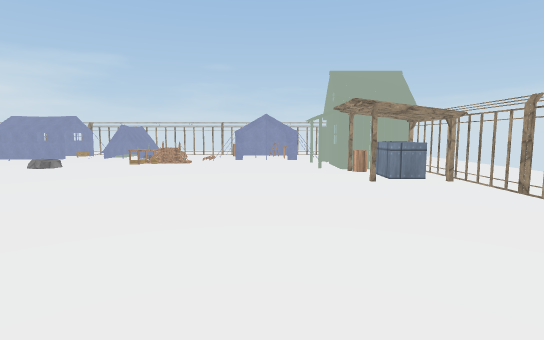
view 1 (above)

24 first-person views from a walk through a Unity game level. The camera is 1.5 m above the floor, tilts 6° down and sees 80° across. The floor is counted in squares, 1 m on a side. Each view is taken from the middle of a square. On the plan, view 1 faces up. The plan holds only what a view shows up to about 15 squares ahead; the rest is blank. The place goes on beyond the plan. Surface patterns are stand-ins for the level's own textures.

view 2
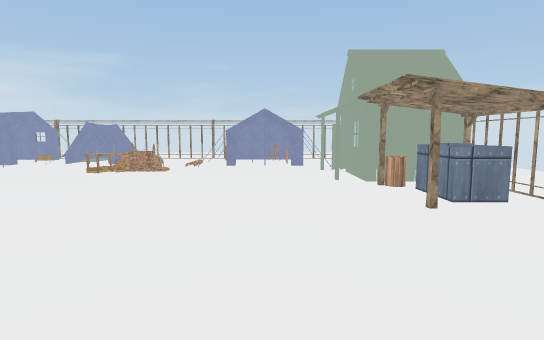

view 3
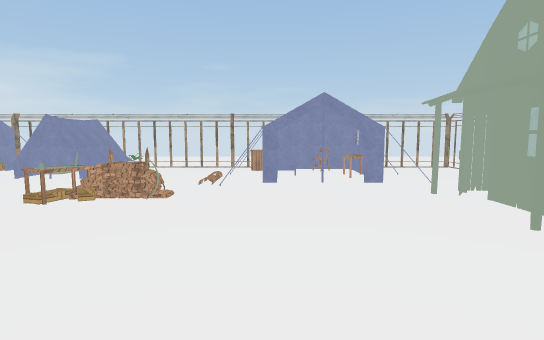

view 4
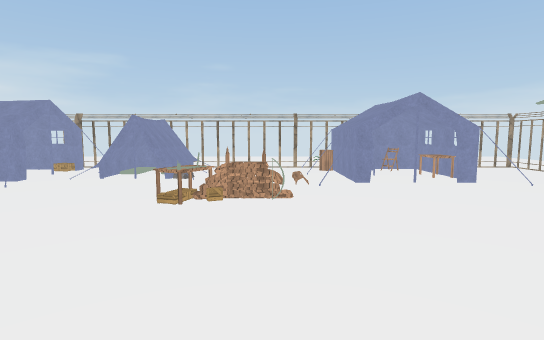

view 5
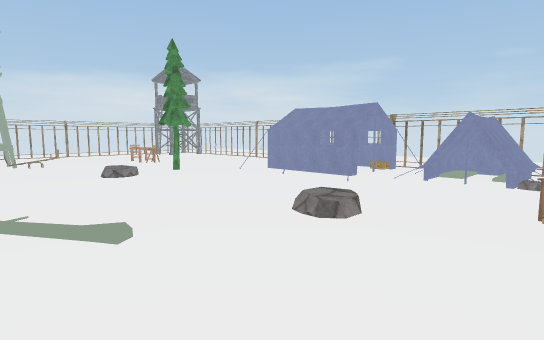

view 6
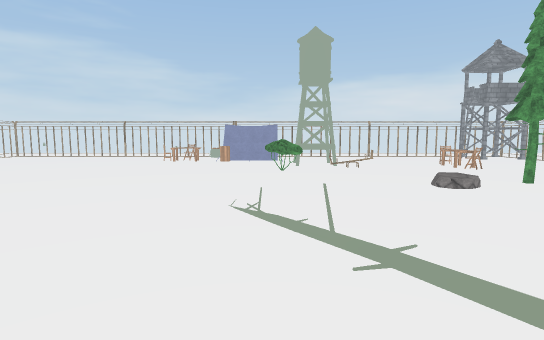

view 7
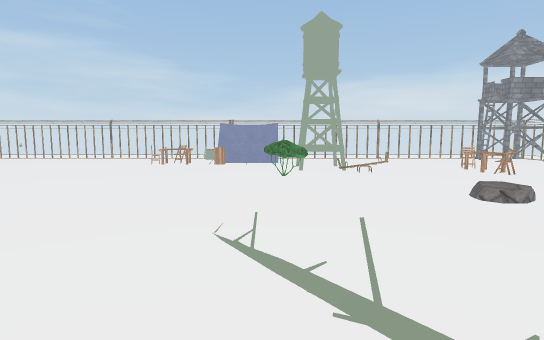

view 8
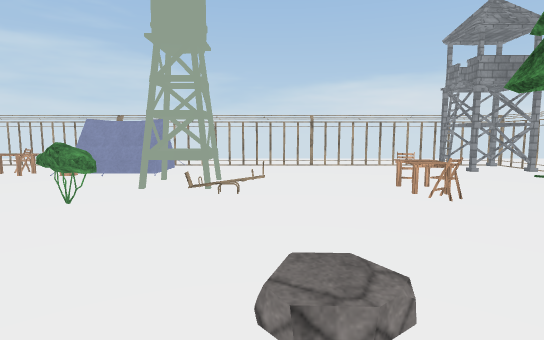

view 9
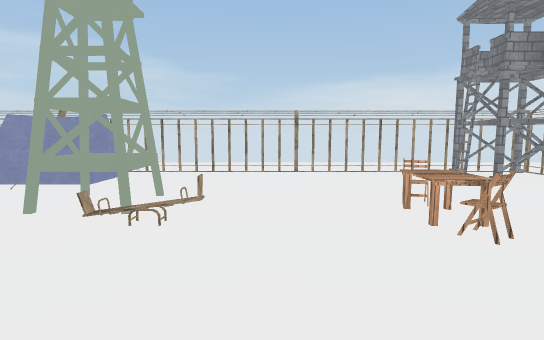

view 10
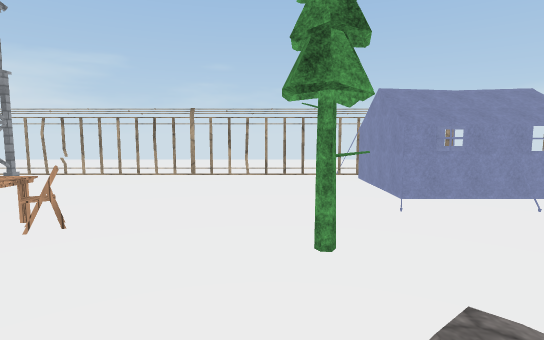

view 11
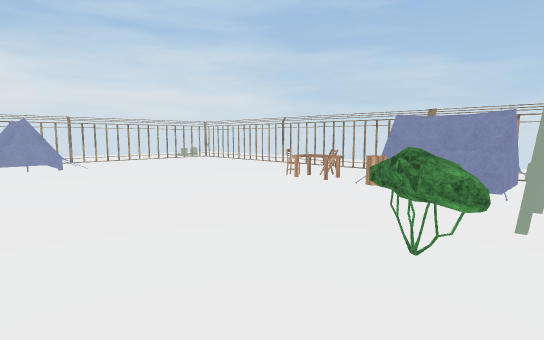

view 12
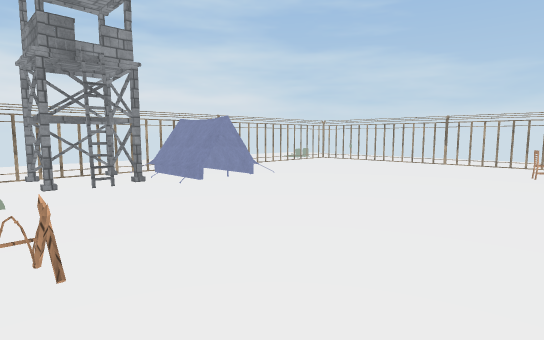

view 13
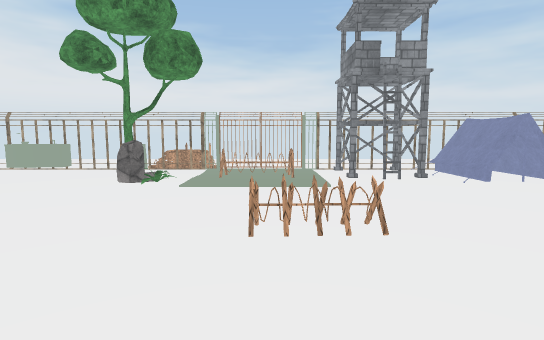

view 14
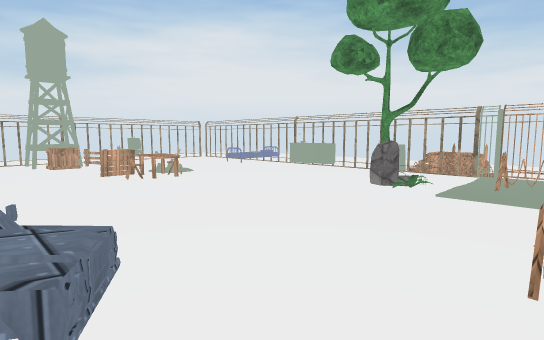

view 15
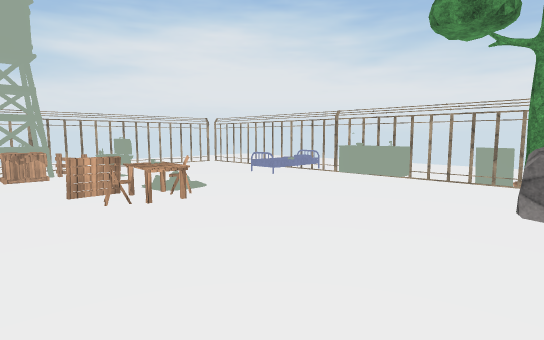

view 16
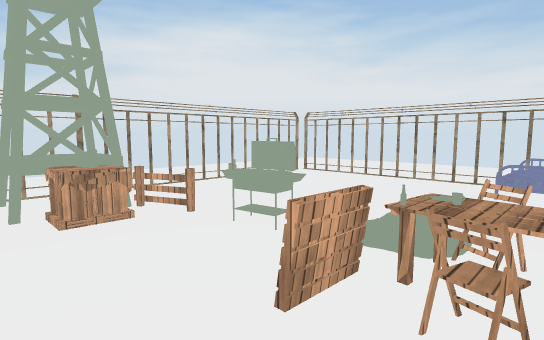

view 17
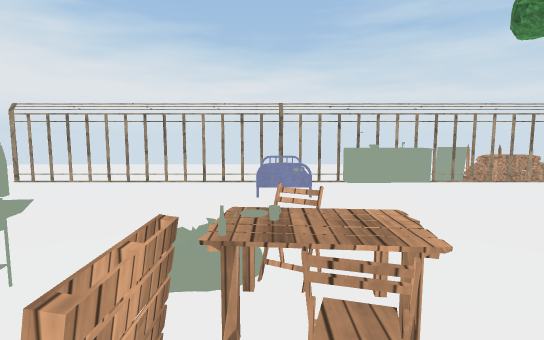

view 18
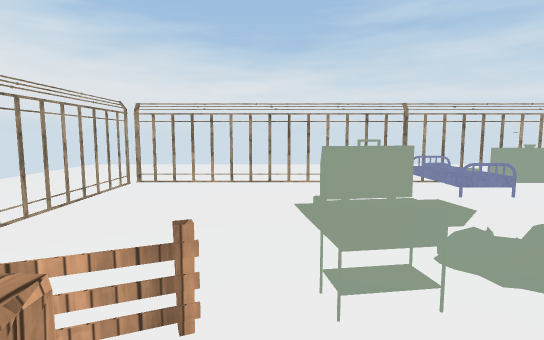

view 19
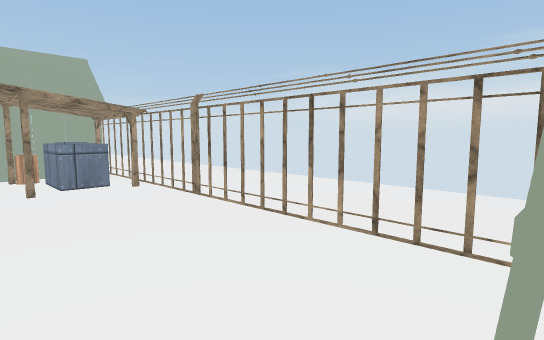

view 20
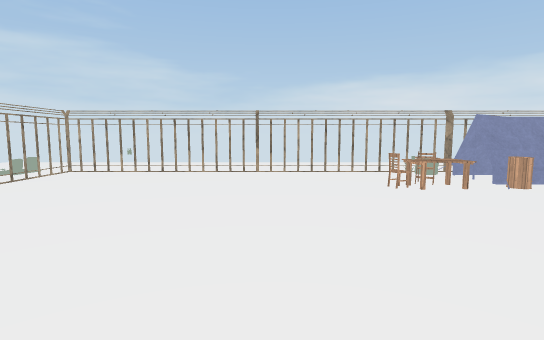

view 21
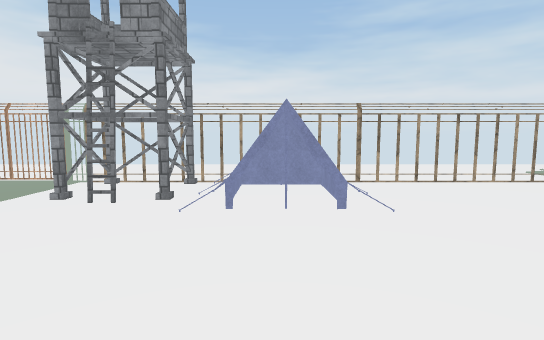

view 22
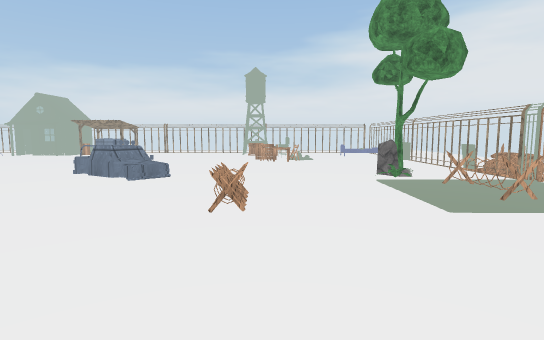

view 23
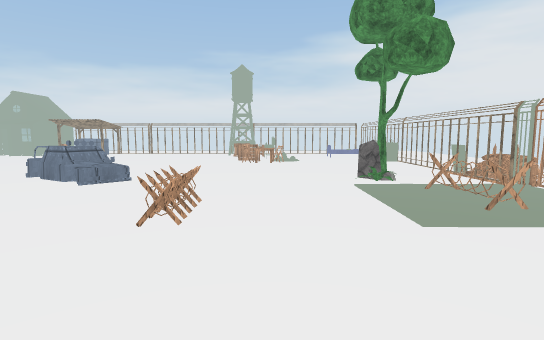

view 24
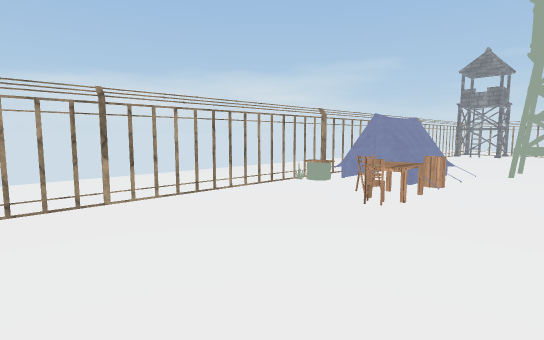

### Floor plan
Key: @ floor where view 1 was taken; # wall or solid block; x gap in a wall; . floor; / step, stairs or slope; = window, fence, low wall or low ledge; H house; T table; E tent; B bed; R tree; C chair; P plant; W tower; K rock; I thing the floor can be seen under or through; A car; L pallet; O other object.
Columns run from 34 left of view 1 to 7 right of it. Each row starts with its distance up from view 1.
 26 ####............#   ## ###
 25 #WWW............E E##E EEE..... EEEEE ...
 24 .W.W............O EOE..EEE.....OO.O.E....
 23  W.W............E  ....EEE. ....E..TE....
 22   W.............E   ...EEE/ ../.B..TT...
 21   .............. EE E..EEE/.../.E...E..
 20 ................E.E..E...... ./EE..EE..
 19 ........TT.................. .........HHH
 18 .......CTC....R............TOO......HH  H
 17 ..............R............O.........H  H
 16 .....................................H  H
 15 ..............//.......O............HHHHH.
 14 .........=....//.....................#O.##
 13 ........=.............................####
 12 ......OOO=............/...............=###
 11 ......O.O............//...............x=##
 10  .....OO..P........O//....................
  9 ..EEE.....P...............................
  8 ..EEE....................................x
  7  .EEE.....................  ..............
  6 x.EEEO..................A    .............
  5 #OO.TT.................AA    .............
  4 .O..CT.................AA ................
  3 .... C....................................
  2 ..........................................
  1 .....................................LLOO#
  0 ..................OOO..........C.L@..LLOO#
 -1 ...............................TCL...OOO##
 -2 ...............................TO.OOO.....
 -3 ................................C.........
 -4 ..........................................
 -5 ........................PK......B.........
 -6 ...O.......EEE..W...O.O.OR.....BB.........
 -7 ...........EEE.W.W.OOOO.....OO BB.........
 -8 ...........EEE.W.W..........OOO.B.........
 -9 ...........EE#.WWW........................
-10 .##IIII.III #######xOOxOOO=IIIIIxIIIIIIII.
-11 OO .......    .........    ..... .........

Positions as (right, up) in squares from view 1, and headings:
1: (0, 0), facing up
2: (0, 4), facing up
3: (-2, 10), facing up
4: (-5, 10), facing up
5: (-7, 10), facing up-left
6: (-10, 9), facing left
7: (-12, 9), facing left
8: (-17, 14), facing left
9: (-20, 15), facing left
10: (-21, 13), facing up
11: (-20, 11), facing down-left
12: (-15, 4), facing down-left
13: (-14, 5), facing down
14: (-14, 4), facing down-right
15: (-10, 2), facing down-right
16: (-3, 2), facing down-right
17: (-2, 1), facing down
18: (2, 1), facing down
19: (2, 1), facing up-right
20: (-20, -1), facing left
21: (-22, 1), facing down
22: (-22, -1), facing right
23: (-21, -2), facing right
24: (-26, -4), facing up-left
